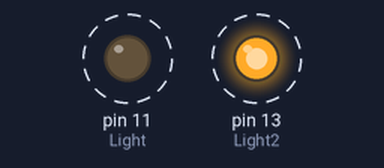
A sketch run on a simulated Arduino Uno, built with avr-gcc and run on an emulated ATmega328P. Shown: output pins drawn as LEDs (lit = HIGH). Dashed ring = blinking.

Above: at 1.0 s.
Timing chart, 0 to 4.8 s (numbered marks = the images above):
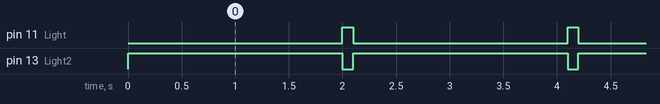

The sketch:

flip.ino
```cpp
int Light = 11; // Hero board pin 13
int Light2 = 13;

void setup() {
  // initialize a digital pin as an output, then set its value to High (5 volts)
  pinMode(Light, OUTPUT);  // assigns output function to pin number 12
  //digitalWrite(Light, LOW)  //Set its voltage to low
  digitalWrite(Light, LOW); // Turn it on
  pinMode(Light2, OUTPUT);
  digitalWrite(Light2, HIGH);
}

void loop() {
  // main code to run repeatedly:
digitalWrite(Light, LOW); // 0 Volts
digitalWrite(Light2, HIGH); // 0 Volts
delay(2000);
digitalWrite(Light, HIGH); // 5 Volts
digitalWrite(Light2, LOW); // 5 Volts
delay(100); // 500 miliseconds
}
```

Measured:
- by itself, pin 11 (Light): alternates HIGH for 0.10 s and LOW for 2.0 s
- by itself, pin 13 (Light2): alternates HIGH for 2.0 s and LOW for 0.10 s
